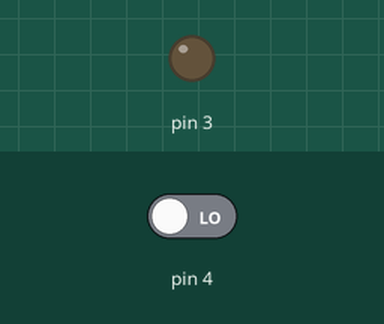
Simulated run of this sketch. Board: Arduino Uno, built with avr-gcc and run on an emulated ATmega328P. On the bench: output pins drawn as LEDs (lit = HIGH). The test bench sets the inputs (shaded band); at power-on: pin 4 LOW. What the sketch prints to the serial monitor is not drawn.

Above: at 3.5 s.
At 40.3 s:
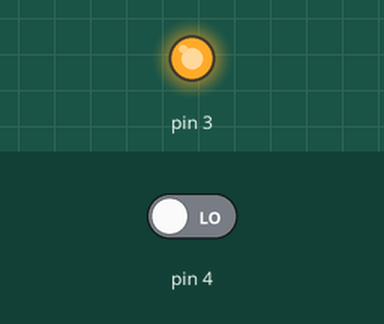
Timing chart, 0 to 43.3 s (numbered marks = the images above):
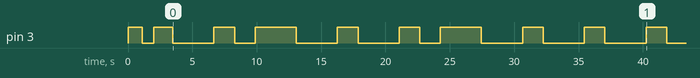

Measured:
- by itself, pin 3: HIGH → LOW at 1.1 s, → HIGH 0.88 s later, → LOW 1.5 s later, → HIGH 3.2 s later, … (19 changes in this stretch)

The sketch:

wind.ino
```cpp
#define BUFFERSIZE 100
#define MESSAGESIZE 5

int num;
int flipper;
int sensorVal;
int avgCounter;
int bitCounter;
int charCounter;
int buffer[BUFFERSIZE];
int avgs[BUFFERSIZE];

double lowThresh;
double highThresh;

char inputMessage[MESSAGESIZE];
int inputBits[MESSAGESIZE * 8];
int recvdBits[MESSAGESIZE * 8];
char recvdMessage[MESSAGESIZE];

void setup(){
  Serial.begin(9600);
  pinMode(3, OUTPUT);
  pinMode(4, INPUT);
  num = 0;
  sensorVal = 0;
  flipper = 0;
  avgCounter = 0;
  bitCounter = 0;
  charCounter = 0;
  inputMessage[0] = 'H';
  inputMessage[1] = 'e';
  inputMessage[2] = 'l';
  inputMessage[3] = 'l';
  inputMessage[4] = 'o';
  inputMessage[5] = '\0';

  digitalWrite(3,HIGH);
  delay(1000);
  for(int i=0; i<BUFFERSIZE; i++){
    buffer[i] = digitalRead(4);
    delay(1);
  }
  lowThresh = getAverageOnes();

  digitalWrite(3,LOW);
  delay(780);
  for(int i=0; i<BUFFERSIZE; i++){
    buffer[i] = digitalRead(4);
    delay(1);
  }
  highThresh = getAverageOnes();

  //Serial.println(lowThresh);
  //Serial.println(highThresh);

  digitalWrite(3,HIGH);
  delay(1500);
  populateSendBuffer();

  Serial.print("Transmitting message: ");
  Serial.println(inputMessage);
}

void loop(){
  retransmit:
  num = (num + 1)%4500;
  if(num == 1){
    digitalWrite(3, LOW);
    avgCounter = 0;
  }
  if(num == 1500){
    if(inputBits[bitCounter] == 1){
      Serial.print("1 Transmitted: ");
      digitalWrite(3, HIGH);
    }else Serial.print("0 Transmitted: ");
  }
  if(num == 3000){
    digitalWrite(3, HIGH);
    int tot = 0;
    for(int i=0; i<avgCounter; i++){
      tot = tot + avgs[i];
    }
    double avg = ((double) tot / (double) avgCounter);

    //Serial.print("avg is: ");
    //Serial.print(avg);
    //Serial.print("\n");
    if(abs(avg - lowThresh) > abs(avg - highThresh)){
      recvdBits[bitCounter] = 0;
      Serial.print(0);
      Serial.print(" Received\n");
    }
    else{
      recvdBits[bitCounter] = 1;
      Serial.print(1);
      Serial.print(" Received\n");
    }

    if(abs(avg - (lowThresh+highThresh)/2) < .01){
       Serial.println("Possible error, retransmitting last line");
       delay(1500);
       num = 0;
       goto retransmit;
    }

    if((bitCounter % 8) == 7){
      char rcvd = 0;
      for(int i=0; i<8; i++){
        //rcvd = rcvd + (recvdBits[bitCounter/8+i])*pow(2,i);
        rcvd = rcvd + recvdBits[charCounter*8+i]*(1<<(7-i));
        //Serial.print(recvdBits[charCounter*8+i]);
        //Serial.print(recvdBits[i]);
      }
      Serial.print("Received: ");
      Serial.write(rcvd);
      Serial.print("\n");
      recvdMessage[charCounter] = rcvd;

      charCounter = charCounter + 1;
      if(charCounter == MESSAGESIZE){
        Serial.print("Complete message received: ");
        for(int i=0; i<MESSAGESIZE; i++){
          Serial.write(recvdMessage[i]);
        }
        delay(1000000);
      }
      //Serial.print("\n");
    }

    bitCounter = bitCounter + 1;
  }
  if((num % BUFFERSIZE) == 0){
    avgs[avgCounter] = getAverageOnes();
    avgCounter = avgCounter + 1;
    //Serial.print(getAverageOnes());
    //Serial.print("\n");
  }

  sensorVal = digitalRead(4);
  buffer[num%BUFFERSIZE] = sensorVal;

  //Serial.print(sensorVal);
  //Serial.print("\n");
  delay(1);
}

double getAverageOnes(){
  int currChainLen = 0;
  int chainNum = 0;
  int oneCount = 0;

  int hitZero = 0;

  for(int i=0; i<BUFFERSIZE; i++){
    if(!hitZero && (buffer[i] == 0)){
      hitZero = 1;
    }

    if((hitZero == 0) && (buffer[i] == 1)){
      continue;
    }
    else if(buffer[i] == 1){
      currChainLen = currChainLen + 1;
    }
    else if((buffer[i] == 0) && (currChainLen > 0)){
      oneCount = oneCount + currChainLen;
      currChainLen = 0;
      chainNum = chainNum + 1;
    }
  }

  return ((double) oneCount) / ((double) chainNum);
}

void populateSendBuffer(){
  for(int i=0; i<MESSAGESIZE; i++){
     char currChar = inputMessage[i];
     int *curBin = (int *)malloc(8*sizeof(int));
     convertToBinary(currChar, 2, curBin);
     for(int j=0; j<8; j++){
       inputBits[8*i+j] = curBin[j];
     }
     //Serial.print("\n");
  }
}

int convertToBinary(int input, int base, int *output){
  int remainder;
  char digitsArray[3] = "01";
  for (int i=8; i > 0; i--){
    remainder = input % base;
    input = input / base;
    output[i-1] = digitsArray[remainder] - '0';
    //Serial.print(output[i-1]);
  }

}
```
